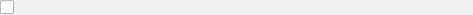
<ui version="4.0" >
 <class>prefBoolWidget</class>
 <widget class="QWidget" name="prefBoolWidget" >
  <property name="geometry" >
   <rect>
    <x>0</x>
    <y>0</y>
    <width>473</width>
    <height>13</height>
   </rect>
  </property>
  <property name="sizePolicy" >
   <sizepolicy>
    <hsizetype>7</hsizetype>
    <vsizetype>0</vsizetype>
    <horstretch>0</horstretch>
    <verstretch>0</verstretch>
   </sizepolicy>
  </property>
  <layout class="QHBoxLayout" >
   <property name="margin" >
    <number>0</number>
   </property>
   <property name="spacing" >
    <number>1</number>
   </property>
   <item>
    <widget class="QCheckBox" name="checkBox" />
   </item>
  </layout>
 </widget>
 <resources/>
 <connections/>
</ui>
